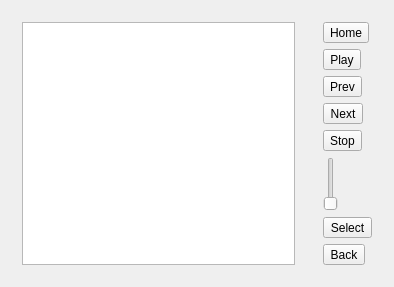
<?xml version="1.0" encoding="UTF-8"?>
<ui version="4.0">
 <class>mediaPlayerWidget</class>
 <widget class="QWidget" name="mediaPlayerWidget">
  <property name="geometry">
   <rect>
    <x>0</x>
    <y>0</y>
    <width>394</width>
    <height>287</height>
   </rect>
  </property>
  <property name="windowTitle">
   <string>SCXML Media Player</string>
  </property>
  <layout class="QHBoxLayout" name="horizontalLayout">
   <item>
    <widget class="QStackedWidget" name="stackedWidget">
     <property name="currentIndex">
      <number>0</number>
     </property>
     <widget class="QWidget" name="page">
      <layout class="QVBoxLayout" name="verticalLayout_2">
       <item>
        <widget class="QListView" name="listView"/>
       </item>
      </layout>
     </widget>
     <widget class="QWidget" name="playerPage">
      <widget class="QLabel" name="playingLabel">
       <property name="geometry">
        <rect>
         <x>0</x>
         <y>50</y>
         <width>291</width>
         <height>61</height>
        </rect>
       </property>
       <property name="styleSheet">
        <string>QLabel {font-size: 24px; color: #336699}</string>
       </property>
       <property name="text">
        <string>TextLabel</string>
       </property>
      </widget>
      <widget class="QLabel" name="midLabel">
       <property name="geometry">
        <rect>
         <x>0</x>
         <y>120</y>
         <width>291</width>
         <height>21</height>
        </rect>
       </property>
       <property name="text">
        <string>TextLabel</string>
       </property>
      </widget>
      <widget class="QSlider" name="posSlider">
       <property name="geometry">
        <rect>
         <x>0</x>
         <y>180</y>
         <width>301</width>
         <height>16</height>
        </rect>
       </property>
       <property name="maximum">
        <number>0</number>
       </property>
       <property name="orientation">
        <enum>Qt::Horizontal</enum>
       </property>
      </widget>
     </widget>
    </widget>
   </item>
   <item>
    <widget class="QWidget" name="widget1" native="true">
     <layout class="QVBoxLayout" name="verticalLayout">
      <item>
       <widget class="QToolButton" name="homeButton">
        <property name="text">
         <string>Home</string>
        </property>
       </widget>
      </item>
      <item>
       <widget class="QToolButton" name="playButton">
        <property name="text">
         <string>Play</string>
        </property>
       </widget>
      </item>
      <item>
       <widget class="QToolButton" name="prevButton">
        <property name="text">
         <string>Prev</string>
        </property>
       </widget>
      </item>
      <item>
       <widget class="QToolButton" name="nextButton">
        <property name="text">
         <string>Next</string>
        </property>
       </widget>
      </item>
      <item>
       <widget class="QToolButton" name="stopButton">
        <property name="text">
         <string>Stop</string>
        </property>
       </widget>
      </item>
      <item>
       <widget class="QSlider" name="volumeSlider">
        <property name="orientation">
         <enum>Qt::Vertical</enum>
        </property>
       </widget>
      </item>
      <item>
       <widget class="QToolButton" name="selectButton">
        <property name="text">
         <string>Select</string>
        </property>
       </widget>
      </item>
      <item>
       <widget class="QToolButton" name="backButton">
        <property name="text">
         <string>Back</string>
        </property>
       </widget>
      </item>
     </layout>
    </widget>
   </item>
  </layout>
 </widget>
 <layoutdefault spacing="6" margin="11"/>
 <resources/>
 <connections/>
</ui>
